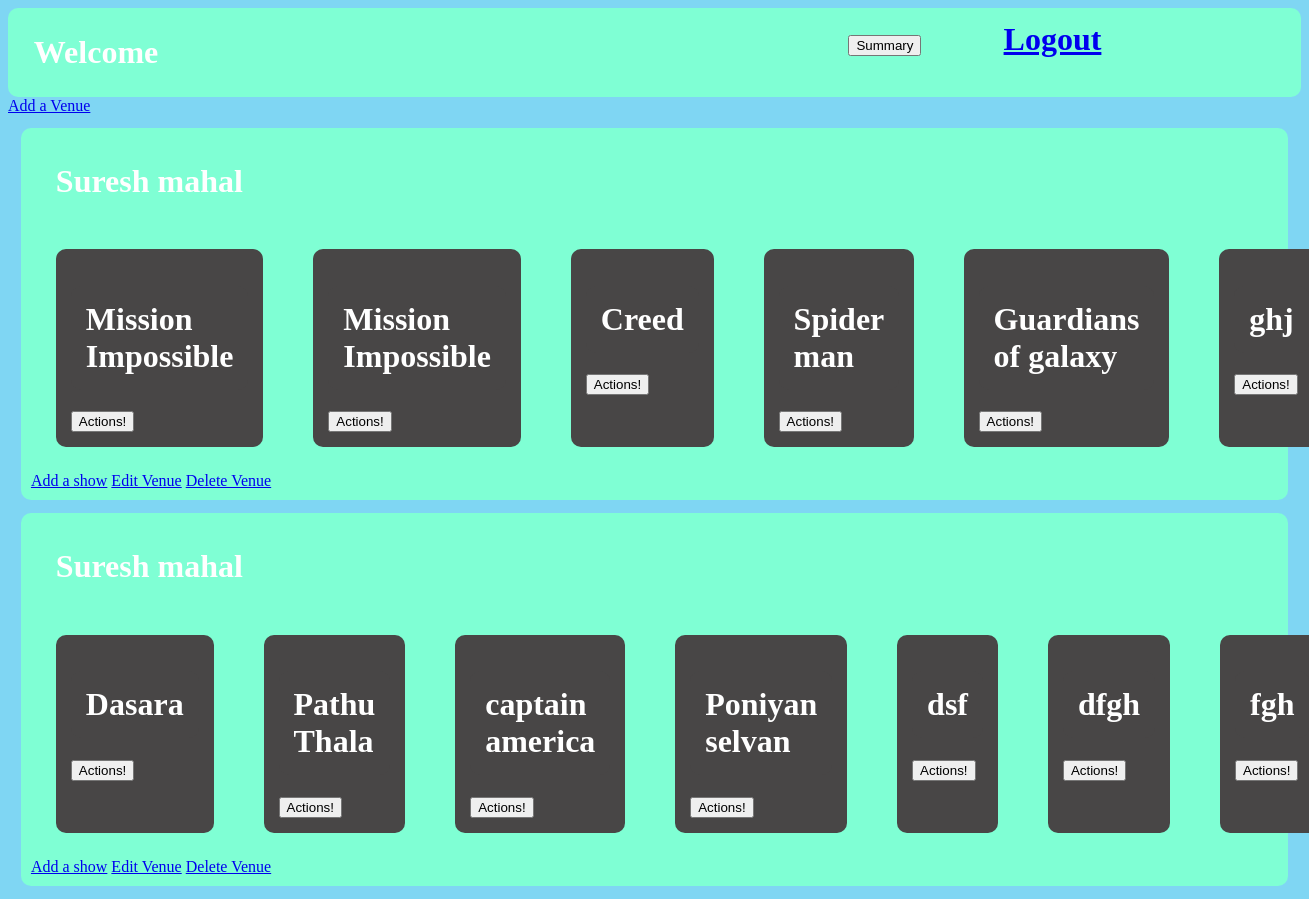
The page /viewvenues (signed in) on the database its author committed.
### tables this page shows
CREATE TABLE "Venues" (
	"id"	INTEGER NOT NULL,
	"name"	TEXT,
	"place"	TEXT,
	"capacity"	INTEGER,
	"owner"	INTEGER,
	PRIMARY KEY("id")
);

CREATE TABLE "shows" (
	"id"	INTEGER NOT NULL,
	"name"	TEXT NOT NULL,
	"venue_id"	INTEGER NOT NULL,
	"rating"	INTEGER,
	"price"	INTEGER,
	"Created_at"	TEXT,
	"start_time"	TEXT,
	"end_time"	TEXT,
	"capacity"	INTEGER,
	PRIMARY KEY("id"),
	FOREIGN KEY("venue_id") REFERENCES "Venues"("id")
);

### app.py (the view)
@app.route("/viewvenues",methods=["GET","POST"])
def ViewVenue():
    user_id = session.get('user_id')
    print("view venues having user id - ")
    print(user_id)
    conn = sqlite3.connect('database.db')
    cursor = conn.cursor()
    venues_query = "select * from venues;"
    cursor.execute(venues_query)
    venues = cursor.fetchall()
    venue_shows = {}
    admin_venues=[]
    for j in venues:
        if j[4]==int(user_id):
            admin_venues.append(j)
    if admin_venues!=[]:
        shows_query = "select * from shows;"
        cursor.execute(shows_query)
        shows = cursor.fetchall()
        for i in admin_venues:
            venue_shows[i[0]]={}
            venue_shows[i[0]]["venue"]=i
            venue_shows[i[0]]["shows"]=[]
            for j in shows:
                    if int(i[0])==j[2]:
                        venue_shows[i[0]]["shows"].append(j)
    return render_template("adminpage.html",user_id=user_id,admin_venues=admin_venues,venue_shows=venue_shows)

### templates/adminpage.html (shortened to what this page needs)
<!DOCTYPE html>
<head>
    <link rel="stylesheet" href="{{ url_for('static', filename='styles.css') }}">
</head>
<body style="background-color: rgb(127, 214, 243);">
    <div style="display:flex;color:white;background-color: aquamarine;border-radius: 10px;">
        <h1 style="color:white;flex-basis:60%;margin:2%">Welcome</h1>
        <h1 class="navicon" style="flex-basis:10%;margin:1%">
            <form action="{{url_for('MyProfile')}}" method="POST">
                <button type="submit">Summary</button>
            </form>
        </h1>
        <h1 class="navicon" style="flex-basis:10%;margin:1%">
            <a href="{{url_for('index',logout="True")}}">Logout</a>
        </h1>
    </div>
    <a href="{{url_for('AddVenue')}}">Add a Venue</a>
    {% if admin_venues != [] %}
        {% for i in venue_shows.values() %}
            <div style="background-color: aquamarine;border-radius: 10px;padding:10px;margin:1%;">
                <h1 style="color:white;margin:2%">{{ i["venue"][1] }}</h1>
                <div style="display:flex">
                    {% for show in i["shows"] %}
                        <div  style="background-color:rgb(72, 70, 70);color:white;flex-basis:20%;margin:2%;border-radius: 10px;padding: 15px">
                            <h1 style="background-color:rgb(72, 70, 70);color:white;flex-basis:20%;;border-radius: 10px;padding: 15px">{{ show[1] }}</h1>
                            <form method="POST" action="{{ url_for('ViewShow',show_id=show[0]) }}">
                                <button type="submit">Actions!</button>
                            </form>
                        </div>
                    {% endfor %}
                </div>
                <a href="{{ url_for('AddShow',venue_id=i["venue"][0]) }}">Add a show</a>
                <a href="{{ url_for('EditVenue',venue_id=i["venue"][0]) }}">Edit Venue</a>
                <a href="{{ url_for('EditVenue',venue_id=i["venue"][0]) }}">Delete Venue</a>
            </div>
        {%endfor%}
    {% endif %}
</body>
</html>

### rows shown on the page
Venues: name "Suresh mahal"
shows: name "Mission Impossible"
shows: name "Mission Impossible"
shows: name "Creed"
shows: name "Spider man"
shows: name "Guardians of galaxy"
shows: name "ghj"
Venues: name "Suresh mahal"
shows: name "Dasara"
shows: name "Pathu Thala"
shows: name "captain america"
shows: name "Poniyan selvan"
shows: name "dsf"
shows: name "dfgh"
shows: name "fgh"
